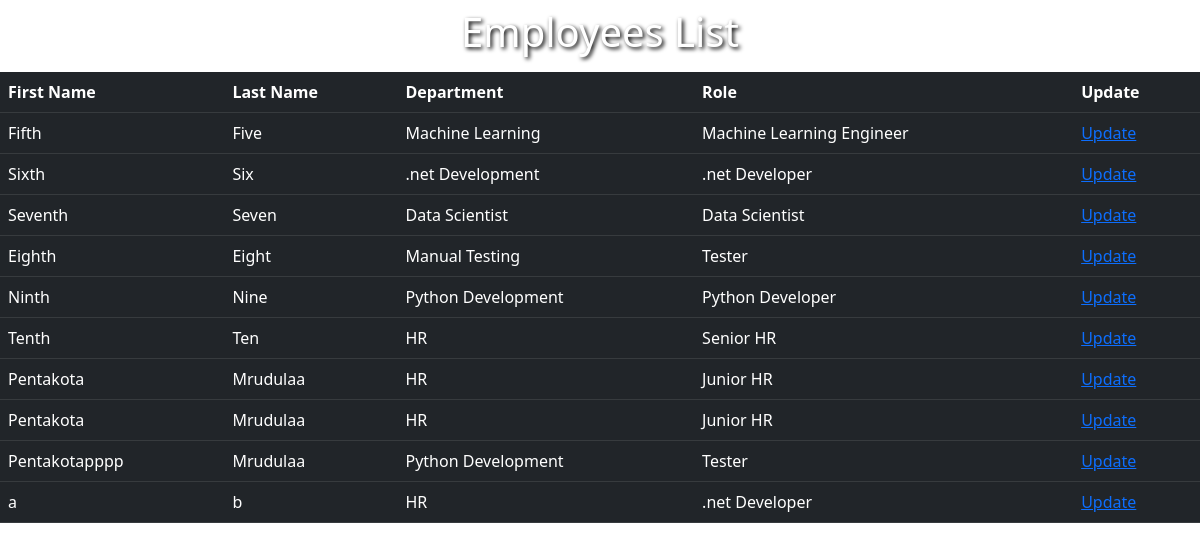
/employees/, run on an earlier commit of the app's database.
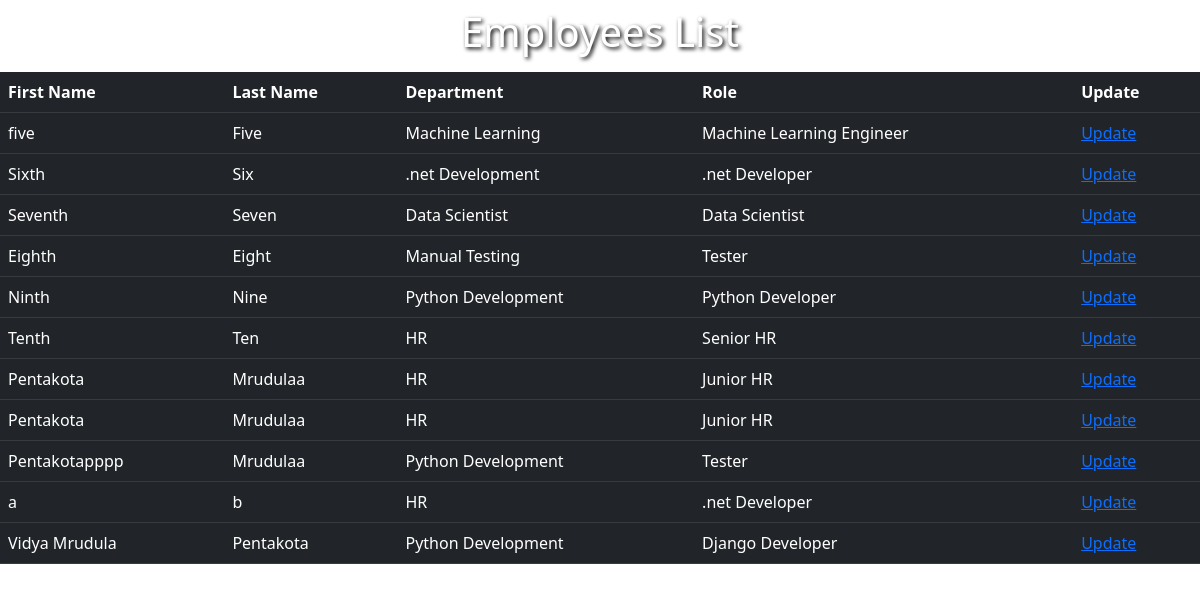
And on a later commit of the database.
### emp_app/models.py (models this page shows, shortened)
class Employee(models.Model):
    emp_id = models.AutoField(primary_key=True)
    first_name = models.CharField(max_length=50, null=False)
    last_name = models.CharField(max_length=50)
    dept = models.ForeignKey(Department, on_delete=models.CASCADE)
    salary = models.IntegerField(default=0)
    bonus = models.IntegerField(default=0)
    role = models.ForeignKey(Role, on_delete=models.CASCADE)
    phone_num = models.IntegerField(default=0)
    hire_date = models.DateField()

class Department(models.Model):
    name = models.CharField(max_length=50, null=False)
    location = models.CharField(max_length=100)

class Role(models.Model):
    name = models.CharField(max_length=50, null=False)

### emp_app/views.py (the view)
# urls.py: path('employees/', views.listEmployees, name='list_employees'),
def listEmployees(request):
    emps = Employee.objects.all()
    context = {
        'emps': emps
    }
    return render(request, 'list_employees.html', context)

### emp_app/templates/list_employees.html (shortened to what this page needs)
<!DOCTYPE html>
<html>
    <head>
        <link href="https://cdn.jsdelivr.net/npm/bootstrap@5.3.0-alpha1/dist/css/bootstrap.min.css" rel="stylesheet">
        <link rel="stylesheet" href="">
    </head>
    <body>
        <h1>Employees List</h1>
<table class="table my-4 table-dark table-hover">
    <tr>
        <th>First Name</th>
        <th>Last Name</th>
        <th>Department</th>
        <th>Role</th>
        <th>Update</th>
    </tr>
    {% for emp in emps %}
    <tr>
        <td>{{ emp.first_name }}</td>
        <td>{{ emp.last_name }}</td>
        <td>{{ emp.dept.name }}</td>
        <td>{{ emp.role.name }}</td>
        <td><a href="{% url 'update_emp' emp.emp_id %}">Update</a></td>
    </tr>
    {% endfor %}
</table>
    </body>
</html>

What changed in the data, as far as the page shows it:
changed Employee "Five": first_name "Fifth" → "five"
added Employee: first_name "Vidya Mrudula", last_name "Pentakota", dept.name "Python Development", role.name "Django Developer"
